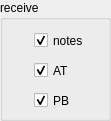
  <widget class="QGroupBox" name="groupBoxEventFilter">
   <property name="geometry">
    <rect>
     <x>10</x>
     <y>180</y>
     <width>111</width>
     <height>121</height>
    </rect>
   </property>
   <property name="title">
    <string>receive</string>
   </property>
   <property name="checkable">
    <bool>false</bool>
   </property>
   <widget class="QCheckBox" name="cbPitchBend">
    <property name="geometry">
     <rect>
      <x>34</x>
      <y>90</y>
      <width>101</width>
      <height>21</height>
     </rect>
    </property>
    <property name="toolTip">
     <string>Receive pitch bend</string>
    </property>
    <property name="text">
     <string>PB</string>
    </property>
    <property name="checked">
     <bool>true</bool>
    </property>
   </widget>
   <widget class="QCheckBox" name="cbAftertouch">
    <property name="geometry">
     <rect>
      <x>34</x>
      <y>60</y>
      <width>101</width>
      <height>21</height>
     </rect>
    </property>
    <property name="toolTip">
     <string>Receive channel aftertouch</string>
    </property>
    <property name="text">
     <string>AT</string>
    </property>
    <property name="checked">
     <bool>true</bool>
    </property>
   </widget>
   <widget class="QCheckBox" name="cbNotes">
    <property name="geometry">
     <rect>
      <x>34</x>
      <y>30</y>
      <width>101</width>
      <height>21</height>
     </rect>
    </property>
    <property name="toolTip">
     <string>Receive notes</string>
    </property>
    <property name="text">
     <string>notes</string>
    </property>
    <property name="checked">
     <bool>true</bool>
    </property>
   </widget>
   <widget class="QWidget" name="verticalLayoutWidget_3">
    <property name="geometry">
     <rect>
      <x>16</x>
      <y>35</y>
      <width>10</width>
      <height>5</height>
     </rect>
    </property>
    <layout class="QVBoxLayout" name="layoutLedNoteYes"/>
   </widget>
   <widget class="QWidget" name="verticalLayoutWidget_4">
    <property name="geometry">
     <rect>
      <x>16</x>
      <y>40</y>
      <width>10</width>
      <height>5</height>
     </rect>
    </property>
    <layout class="QVBoxLayout" name="layoutLedNoteNo"/>
   </widget>
   <widget class="QWidget" name="verticalLayoutWidget_5">
    <property name="geometry">
     <rect>
      <x>16</x>
      <y>65</y>
      <width>10</width>
      <height>5</height>
     </rect>
    </property>
    <layout class="QVBoxLayout" name="layoutLedAftertouchYes"/>
   </widget>
   <widget class="QWidget" name="verticalLayoutWidget_6">
    <property name="geometry">
     <rect>
      <x>16</x>
      <y>70</y>
      <width>10</width>
      <height>5</height>
     </rect>
    </property>
    <layout class="QVBoxLayout" name="layoutLedAftertouchNo"/>
   </widget>
   <widget class="QWidget" name="verticalLayoutWidget_7">
    <property name="geometry">
     <rect>
      <x>16</x>
      <y>95</y>
      <width>10</width>
      <height>5</height>
     </rect>
    </property>
    <layout class="QVBoxLayout" name="layoutLedPitchBendYes"/>
   </widget>
   <widget class="QWidget" name="verticalLayoutWidget_8">
    <property name="geometry">
     <rect>
      <x>16</x>
      <y>100</y>
      <width>10</width>
      <height>5</height>
     </rect>
    </property>
    <layout class="QVBoxLayout" name="layoutLedPitchBendNo"/>
   </widget>
  </widget>
